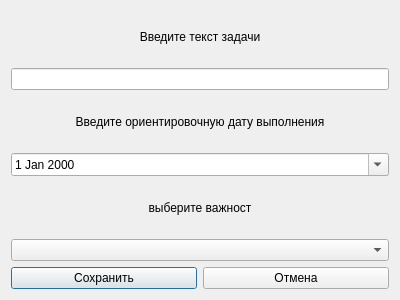
<?xml version="1.0" encoding="UTF-8"?>
<ui version="4.0">
 <class>taskAddDialog</class>
 <widget class="QDialog" name="taskAddDialog">
  <property name="geometry">
   <rect>
    <x>0</x>
    <y>0</y>
    <width>400</width>
    <height>300</height>
   </rect>
  </property>
  <property name="windowTitle">
   <string>Dialog</string>
  </property>
  <layout class="QVBoxLayout" name="verticalLayout">
   <item>
    <widget class="QLabel" name="label">
     <property name="text">
      <string>Введите текст задачи</string>
     </property>
     <property name="alignment">
      <set>Qt::AlignCenter</set>
     </property>
    </widget>
   </item>
   <item>
    <widget class="QLineEdit" name="lineEdit"/>
   </item>
   <item>
    <widget class="QLabel" name="label_3">
     <property name="text">
      <string>Введите ориентировочную дату выполнения</string>
     </property>
     <property name="alignment">
      <set>Qt::AlignCenter</set>
     </property>
    </widget>
   </item>
   <item>
    <widget class="QDateEdit" name="dateEdit">
     <property name="calendarPopup">
      <bool>true</bool>
     </property>
    </widget>
   </item>
   <item>
    <widget class="QLabel" name="label_2">
     <property name="text">
      <string>выберите важност</string>
     </property>
     <property name="alignment">
      <set>Qt::AlignCenter</set>
     </property>
    </widget>
   </item>
   <item>
    <widget class="QComboBox" name="comboBox"/>
   </item>
   <item>
    <layout class="QHBoxLayout" name="horizontalLayout">
     <item>
      <widget class="QPushButton" name="saveButton">
       <property name="text">
        <string>Сохранить</string>
       </property>
      </widget>
     </item>
     <item>
      <widget class="QPushButton" name="cancelButton">
       <property name="text">
        <string>Отмена</string>
       </property>
      </widget>
     </item>
    </layout>
   </item>
  </layout>
 </widget>
 <resources/>
 <connections/>
</ui>
